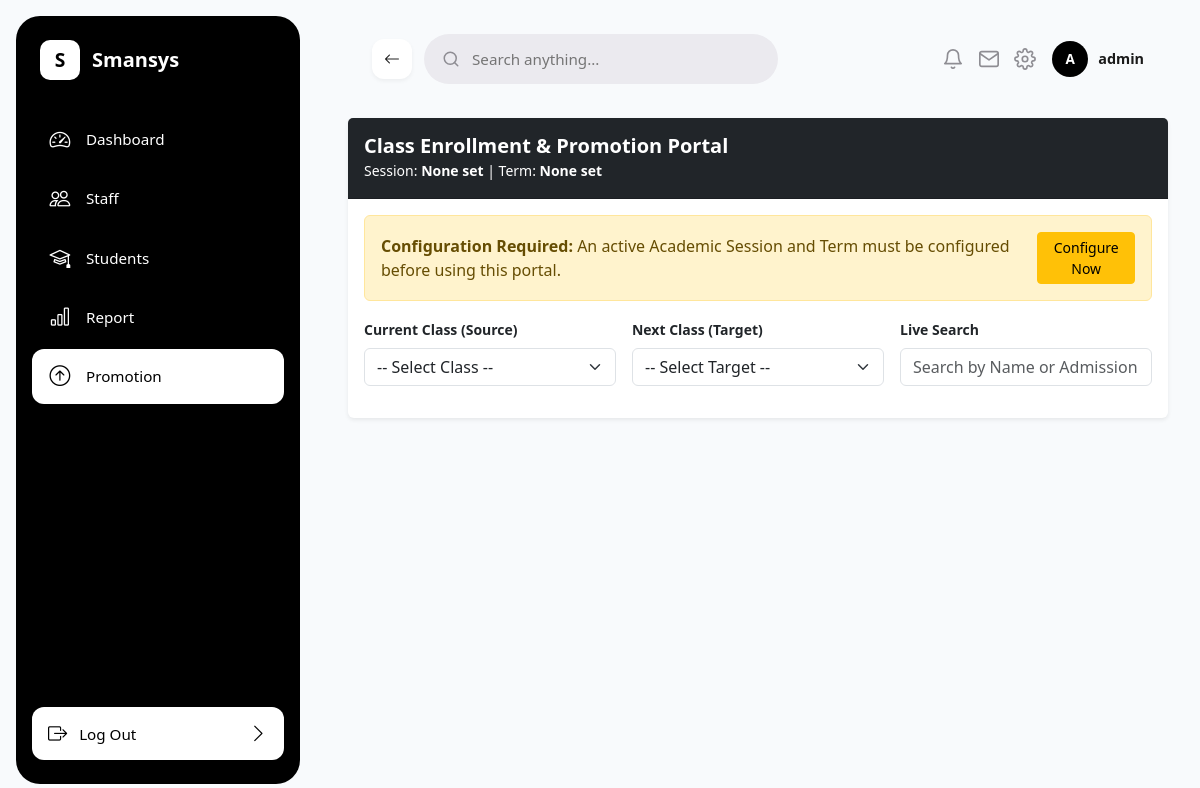
The page /enrollment/portal/ (signed in) on the database as committed earlier.
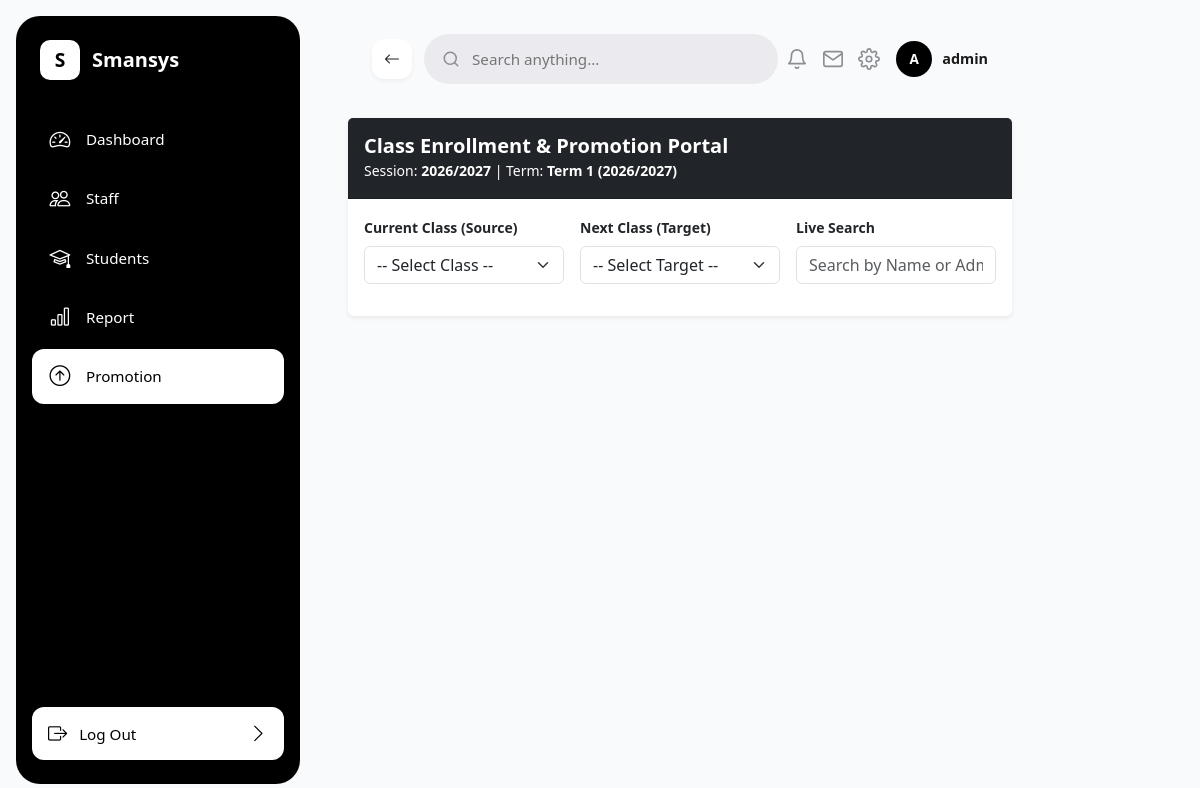
The same page on the database as committed later.
### sis/models.py (models this page shows)
class AcademicSession(models.Model):
    academic_year = models.CharField(max_length=20, unique=True, help_text="e.g., 2025/2026")
    is_current = models.BooleanField(default=False, help_text="True if this is the active academic year")
    def __str__(self):
        return self.academic_year

class Term(models.Model):
    TERM_CHOICES = [
        ('Term 1', 'Term 1'),
        ('Term 2', 'Term 2'),
        ('Term 3', 'Term 3'),
    ]
    session = models.ForeignKey(AcademicSession, on_delete=models.CASCADE, related_name='terms')
    term_name = models.CharField(max_length=20, choices=TERM_CHOICES)
    is_active = models.BooleanField(default=False, help_text="True if this is the active grading term")
    class Meta:
        unique_together = ('session', 'term_name')
    def __str__(self):
        return f"{self.term_name} ({self.session.academic_year})"

### sis/views.py (the view, shortened to what this page needs)
# urls.py: path('enrollment/portal/', class_enrollment_portal_view, name='class_enrollment_portal'),
@login_required
def class_enrollment_portal_view(request):
    if not _is_admin(request.user):
        raise PermissionDenied
    classrooms = ClassRoom.objects.all()
    current_session = AcademicSession.objects.filter(is_current=True).first()
    current_term = Term.objects.filter(is_active=True).first() if current_session else None
    source_class = None
    students_data = []
    promotion_criteria = None
    search_query = request.GET.get('search_query', '').strip()
    source_class_id = request.GET.get('source_class_id')
    context = {
        'classrooms': classrooms,
        'current_session': current_session,
        'current_term': current_term,
        'source_class': source_class,
        'promotion_criteria': promotion_criteria,
        'students_data': students_data,
        'search_query': search_query,
    }
    return render(request, 'sis/class_enrollment_portal.html', context)

### sis/views.py (called while the page is built)
def _is_admin(user):
    return user.is_active and user.is_superuser

### sis/templates/sis/class_enrollment_portal.html (shortened to what this page needs)
{% extends 'sis/base.html' %}
{% load static %}
{% block content %}
<div class="card shadow-sm border-0">
  <div class="card-header bg-dark text-white py-3">
    <h5 class="mb-0 fw-bold">Class Enrollment & Promotion Portal</h5>
    <small class="text-light-50">
      Session: <strong>{{ current_session|default:"None set" }}</strong>
      | Term: <strong>{{ current_term|default:"None set" }}</strong>
    </small>
  </div>
  <div class="card-body">
    {% if not current_session or not current_term %}
    <div class="alert alert-warning d-flex align-items-center">
      <span><strong>Configuration Required:</strong> An active Academic Session and Term must be configured before using this portal.</span>
      <a href="{% url 'configure_session' %}" class="btn btn-sm btn-warning ms-auto">Configure Now</a>
    </div>
    {% endif %}
    <form method="GET" class="row g-3 align-items-end mb-3" id="filterForm">
      <div class="col-md-4">
        <label for="source_class_id" class="form-label fw-semibold small">Current Class (Source)</label>
        <select name="source_class_id" id="source_class_id" class="form-select" onchange="this.form.submit()">
          <option value="">-- Select Class --</option>
        </select>
      </div>
      <div class="col-md-4">
        <label for="next_class_id" class="form-label fw-semibold small">Next Class (Target)</label>
        <select name="next_class_id" id="next_class_id" class="form-select" form="promoteForm">
          <option value="">-- Select Target --</option>
        </select>
      </div>
      <div class="col-md-4">
        <label for="search_query" class="form-label fw-semibold small">Live Search</label>
        <input type="text" name="search_query" id="search_query" class="form-control"
               placeholder="Search by Name or Admission No."
               value="{{ search_query }}" oninput="this.form.submit()">
      </div>
    </form>
  </div>
</div>
{% endblock %}

Rows that differ between the two databases and show on the page:
added AcademicSession: academic_year "2026/2027"
added Term: term_name+session "Term 1 (2026/2027)"
Other text that changed with them:
{{ current_session|default:"None set" }}: "None set" → (not shown)
{{ current_term|default:"None set" }}: "None set" → (not shown)
text no longer shown: "Configuration Required: An active Academic Session and Term must be configured before using this portal. Configure Now"
